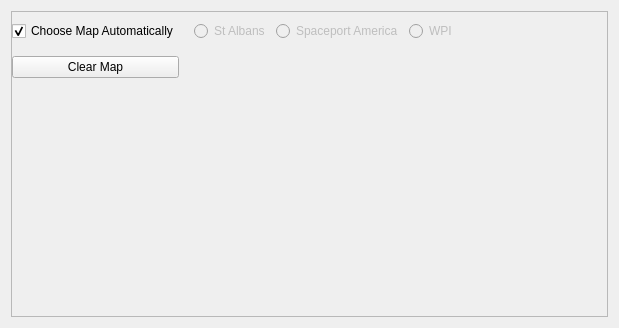
<?xml version="1.0" encoding="UTF-8"?>
<ui version="4.0">
 <class>GpsWidget</class>
 <widget class="QWidget" name="GpsWidget">
  <property name="geometry">
   <rect>
    <x>0</x>
    <y>0</y>
    <width>619</width>
    <height>328</height>
   </rect>
  </property>
  <property name="windowTitle">
   <string>GpsWidget</string>
  </property>
  <layout class="QGridLayout" name="gridLayout">
   <item row="0" column="0">
    <widget class="QScrollArea" name="scrollArea">
     <property name="widgetResizable">
      <bool>true</bool>
     </property>
     <widget class="QWidget" name="scrollAreaWidgetContents">
      <property name="geometry">
       <rect>
        <x>0</x>
        <y>0</y>
        <width>593</width>
        <height>302</height>
       </rect>
      </property>
      <layout class="QGridLayout" name="gridLayout_2">
       <property name="leftMargin">
        <number>0</number>
       </property>
       <property name="topMargin">
        <number>0</number>
       </property>
       <property name="rightMargin">
        <number>0</number>
       </property>
       <property name="bottomMargin">
        <number>0</number>
       </property>
       <item row="0" column="0">
        <widget class="QCheckBox" name="AutoChooseMap">
         <property name="text">
          <string>Choose Map Automatically</string>
         </property>
         <property name="checked">
          <bool>true</bool>
         </property>
        </widget>
       </item>
       <item row="0" column="1">
        <widget class="QWidget" name="MapSelectionContainer" native="true">
         <property name="enabled">
          <bool>false</bool>
         </property>
         <layout class="QHBoxLayout" name="horizontalLayout">
          <item>
           <widget class="QRadioButton" name="albans">
            <property name="text">
             <string>St Albans</string>
            </property>
            <attribute name="buttonGroup">
             <string notr="true">MapSelectionGroup</string>
            </attribute>
           </widget>
          </item>
          <item>
           <widget class="QRadioButton" name="spaceport">
            <property name="text">
             <string>Spaceport America</string>
            </property>
            <attribute name="buttonGroup">
             <string notr="true">MapSelectionGroup</string>
            </attribute>
           </widget>
          </item>
          <item>
           <widget class="QRadioButton" name="wpi">
            <property name="text">
             <string>WPI</string>
            </property>
            <attribute name="buttonGroup">
             <string notr="true">MapSelectionGroup</string>
            </attribute>
           </widget>
          </item>
         </layout>
        </widget>
       </item>
       <item row="0" column="2">
        <spacer name="horizontalSpacer">
         <property name="orientation">
          <enum>Qt::Orientation::Horizontal</enum>
         </property>
         <property name="sizeHint" stdset="0">
          <size>
           <width>40</width>
           <height>20</height>
          </size>
         </property>
        </spacer>
       </item>
       <item row="1" column="0">
        <widget class="QPushButton" name="ClearButton">
         <property name="text">
          <string>Clear Map</string>
         </property>
        </widget>
       </item>
       <item row="2" column="0" colspan="3">
        <widget class="MapWidget" name="TheMapWidget" native="true"/>
       </item>
      </layout>
     </widget>
    </widget>
   </item>
  </layout>
 </widget>
 <customwidgets>
  <customwidget>
   <class>MapWidget</class>
   <extends>QWidget</extends>
   <header>Frontend/Widgets/MapWidget/mapwidget.h</header>
   <container>1</container>
  </customwidget>
 </customwidgets>
 <resources/>
 <connections/>
 <buttongroups>
  <buttongroup name="MapSelectionGroup"/>
 </buttongroups>
</ui>
